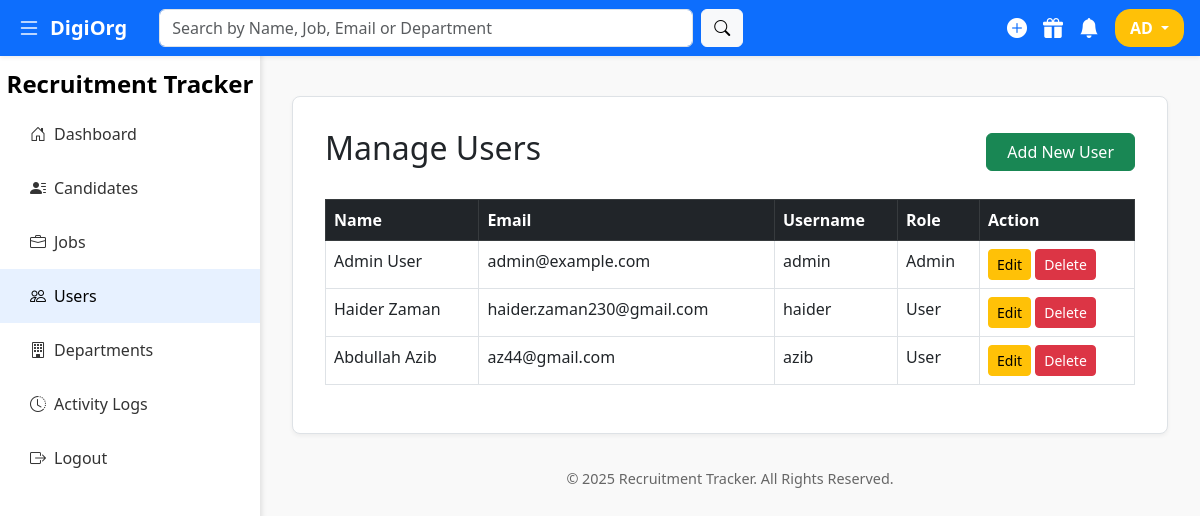
/admin/manage_users.php (signed in), run on the app's committed database.
### tables this page shows
CREATE TABLE `users` (
  `id` int(11) NOT NULL,
  `name` varchar(100) NOT NULL,
  `email` varchar(100) NOT NULL,
  `username` varchar(50) NOT NULL,
  `password` varchar(255) NOT NULL,
  `role` enum('admin','user') NOT NULL DEFAULT 'user'
);

### admin/manage_users.php (the view, shortened to what this page needs)
<?php
require_once('../config/db.php');
$users = mysqli_query($conn, "SELECT * FROM users");
?>
<!DOCTYPE html>
<html lang="en">
<head>
  <link href="https://cdn.jsdelivr.net/npm/bootstrap@5.3.0/dist/css/bootstrap.min.css" rel="stylesheet">
  <link href="https://cdn.jsdelivr.net/npm/bootstrap-icons@1.10.5/font/bootstrap-icons.css" rel="stylesheet">
</head>
<body>
<?php include('../partials/navbar.php'); ?>
<?php include('../partials/sidebar.php'); ?>
<div class="content" id="content">
  <div class="card-light">
    <div class="d-flex justify-content-between align-items-center mb-4">
      <h2>Manage Users</h2>
      <a href="edit_user.php" class="btn btn-success btn-narrow">Add New User</a>
    </div>
    <table class="table table-bordered table-hover">
      <thead class="table-dark">
        <tr>
          <th>Name</th>
          <th>Email</th>
          <th>Username</th>
          <th>Role</th>
          <th>Action</th>
        </tr>
      </thead>
      <tbody>
        <?php while($user = mysqli_fetch_assoc($users)): ?>
        <tr>
          <td><?= htmlspecialchars($user['name']); ?></td>
          <td><?= htmlspecialchars($user['email']); ?></td>
          <td><?= htmlspecialchars($user['username']); ?></td>
          <td><?= ucfirst($user['role']); ?></td>
          <td>
            <a href="edit_user.php?id=<?= $user['id']; ?>" class="btn btn-warning btn-sm">Edit</a>
            <a href="manage_users.php?delete=<?= $user['id']; ?>" class="btn btn-danger btn-sm" onclick="return confirm('Are you sure you want to delete this user?');">Delete</a>
          </td>
        </tr>
        <?php endwhile; ?>
      </tbody>
    </table>
  </div>
  <div class="footer mt-4">
    <p>&copy; 2025 Recruitment Tracker. All Rights Reserved.</p>
  </div>
</div>
</body>
</html>

### admin/manage_users.php (style rules this page uses)
.content { margin-left: 260px; padding: 6rem 2rem 2rem 2rem; transition: margin-left 0.3s ease; min-height: 100vh; background-color: #f9f9f9; }
.card-light { background-color: #fff; border: 1px solid #dee2e6; border-radius: 8px; box-shadow: 0 2px 4px rgba(0,0,0,0.05); padding: 2rem; }
.btn-narrow { padding-left: 20px; padding-right: 20px; }
.footer { text-align: center; padding: 10px 0; color: #666; font-size: 0.9rem; }

### data on the page
users: name "Admin User", email "admin@example.com", username "admin", role "Admin"
users: name "Haider Zaman", email "haider.zaman230@gmail.com", username "haider", role "User"
users: name "Abdullah Azib", email "az44@gmail.com", username "azib", role "User"

### other printed values
$initials "AD"
